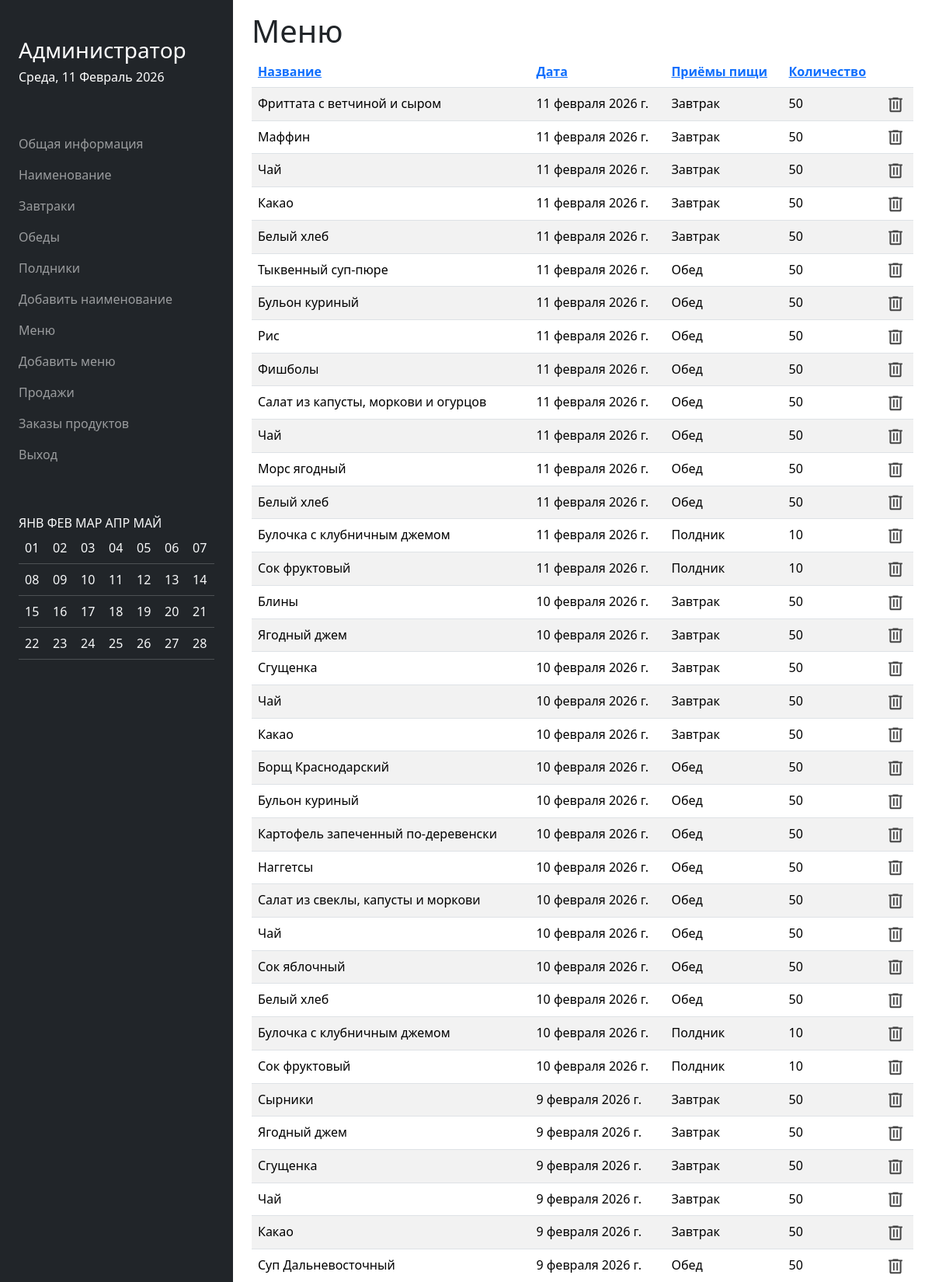
The app's page /moderator/menu/ (signed in, upper part) with its own data.
### menu/models.py (models this page shows, shortened)
class Menu(models.Model):
    date = models.DateField()
    count = models.IntegerField()
    dish_id = models.ForeignKey(Dish, on_delete=models.CASCADE)
    meals = models.CharField(
        max_length=20,
        choices=MEAL_CHOICES,
        default='breakfast'
    )

class Dish(models.Model):
    name = models.CharField(max_length=255)
    type = models.IntegerField(
        choices=DISH_TYPE,
        default=0
    )
    meals = models.CharField(
        max_length=20,
        choices=MEAL_CHOICES,
        default='breakfast'
    )
    ingredients = models.CharField(max_length=255)
    picture = models.ImageField(default='/static/img/default.png', upload_to='static/img/')
    def __str__(self):
        return f"{self.name}"

### moderator/views.py (the view)
# urls.py: path('', include("menu.urls")),
@login_required(login_url='/login/')
def menu(request):
    data["title"] = links['menu'].get('name')
    menu = Menu.objects.select_related('dish_id').all().order_by('-date')
    data["menu"] = menu
    return render(request, 'daily_menu.html', data)

### moderator/templates/daily_menu.html (shortened to what this page needs)
{% extends 'moderator.html' %}
{% block content %}
<table class="table table-hover table-striped">
        <thead>
          <tr>
            <th><a href="/moderator/menu/dish_id/">Название</a></th>
            <th><a href="/moderator/menu/date/">Дата</a></th>
            <th><a href="/moderator/menu/meals/">Приёмы пищи</a></th>
            <th><a href="/moderator/menu/count/">Количество</a></th>
              <th></th>
          </tr>
        </thead>
    {% for m in menu %}
        <tr>
            <td>{{ m.dish_id }}</td>
            <td>{{ m.date }}</td>
            <td>
                {% if m.meals == 'breakfast' %}
                    {{ meal_choice.breakfast }}
                {% elif m.meals == 'dinner' %}
                    {{ meal_choice.dinner }}
                {% elif m.meals == 'snack' %}
                    {{ meal_choice.snack }}
                {% elif m.meals == 'all' %}
                    {{ meal_choice.all }}
                {% endif %}
            </td>
            <td>{{ m.count }}</td>
            <td>
                <a href="/moderator/delete/menu/{{ m.id }}">
                </a>
            </td>
        </tr>
    {% endfor %}
    </table>
{% endblock %}

### records on screen
Menu: dish_id "Фриттата с ветчиной и сыром", date "11 февраля 2026 г.", breakfast "Завтрак", count "50"
Menu: dish_id "Маффин", date "11 февраля 2026 г.", breakfast "Завтрак", count "50"
Menu: dish_id "Чай", date "11 февраля 2026 г.", breakfast "Завтрак", count "50"
Menu: dish_id "Какао", date "11 февраля 2026 г.", breakfast "Завтрак", count "50"
Menu: dish_id "Белый хлеб", date "11 февраля 2026 г.", breakfast "Завтрак", count "50"
Menu: dish_id "Тыквенный суп-пюре", date "11 февраля 2026 г.", dinner "Обед", count "50"
Menu: dish_id "Бульон куриный", date "11 февраля 2026 г.", dinner "Обед", count "50"
Menu: dish_id "Рис", date "11 февраля 2026 г.", dinner "Обед", count "50"
Menu: dish_id "Фишболы", date "11 февраля 2026 г.", dinner "Обед", count "50"
Menu: dish_id "Салат из капусты, моркови и огурцов", date "11 февраля 2026 г.", dinner "Обед", count "50"
Menu: dish_id "Чай", date "11 февраля 2026 г.", dinner "Обед", count "50"
Menu: dish_id "Морс ягодный", date "11 февраля 2026 г.", dinner "Обед", count "50"
Menu: dish_id "Белый хлеб", date "11 февраля 2026 г.", dinner "Обед", count "50"
Menu: dish_id "Булочка с клубничным джемом", date "11 февраля 2026 г.", snack "Полдник", count "10"
Menu: dish_id "Сок фруктовый", date "11 февраля 2026 г.", snack "Полдник", count "10"
Menu: dish_id "Блины", date "10 февраля 2026 г.", breakfast "Завтрак", count "50"
Menu: dish_id "Ягодный джем", date "10 февраля 2026 г.", breakfast "Завтрак", count "50"
Menu: dish_id "Сгущенка", date "10 февраля 2026 г.", breakfast "Завтрак", count "50"
Menu: dish_id "Чай", date "10 февраля 2026 г.", breakfast "Завтрак", count "50"
Menu: dish_id "Какао", date "10 февраля 2026 г.", breakfast "Завтрак", count "50"
Menu: dish_id "Борщ Краснодарский", date "10 февраля 2026 г.", dinner "Обед", count "50"
Menu: dish_id "Бульон куриный", date "10 февраля 2026 г.", dinner "Обед", count "50"
Menu: dish_id "Картофель запеченный по-деревенски", date "10 февраля 2026 г.", dinner "Обед", count "50"
Menu: dish_id "Наггетсы", date "10 февраля 2026 г.", dinner "Обед", count "50"
Menu: dish_id "Салат из свеклы, капусты и моркови", date "10 февраля 2026 г.", dinner "Обед", count "50"
Menu: dish_id "Чай", date "10 февраля 2026 г.", dinner "Обед", count "50"
Menu: dish_id "Сок яблочный", date "10 февраля 2026 г.", dinner "Обед", count "50"
Menu: dish_id "Белый хлеб", date "10 февраля 2026 г.", dinner "Обед", count "50"
Menu: dish_id "Булочка с клубничным джемом", date "10 февраля 2026 г.", snack "Полдник", count "10"
Menu: dish_id "Сок фруктовый", date "10 февраля 2026 г.", snack "Полдник", count "10"
Menu: dish_id "Сырники", date "9 февраля 2026 г.", breakfast "Завтрак", count "50"
Menu: dish_id "Ягодный джем", date "9 февраля 2026 г.", breakfast "Завтрак", count "50"
Menu: dish_id "Сгущенка", date "9 февраля 2026 г.", breakfast "Завтрак", count "50"
Menu: dish_id "Чай", date "9 февраля 2026 г.", breakfast "Завтрак", count "50"
Menu: dish_id "Какао", date "9 февраля 2026 г.", breakfast "Завтрак", count "50"
Menu: dish_id "Суп Дальневосточный", date "9 февраля 2026 г.", dinner "Обед", count "50"

### other values on screen
{{ welcome }} "Администратор"
{{ current_date|date:"l, j F Y" }} "Среда, 11 Февраль 2026"
{{ value.name }} "Общая информация" "Наименование" "Завтраки" "Обеды" "Полдники" "Добавить наименование" "Меню" "Добавить меню" "Продажи" "Заказы продуктов" "Выход"
{{ calendar | safe }} "ЯНВ ФЕВ МАР АПР МАЙ 01 02 03 04 05 06 07 08 09 10 11 12 13 14 15 16 17 18 19 20 21 22 23 24 25 26 27 28"
{{ title }} "Меню"
